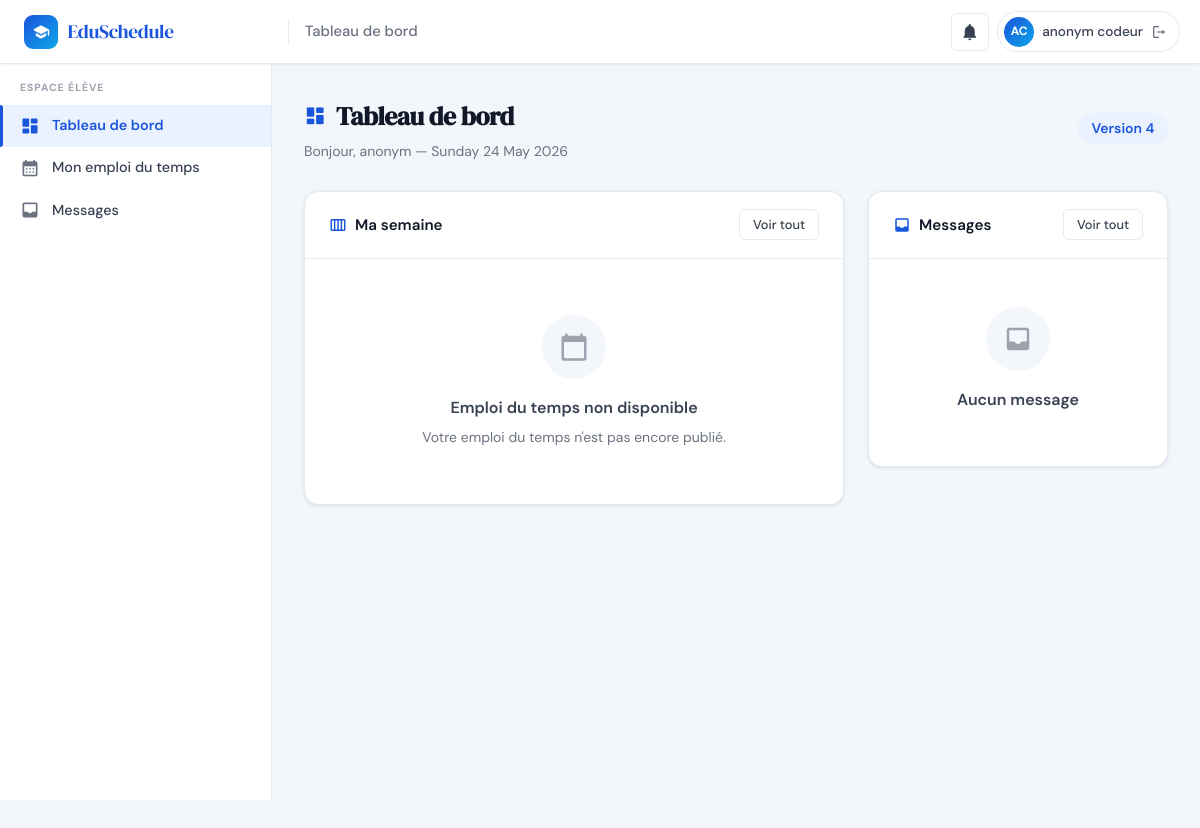
Screenshot of /eleve/dashboard.php (signed in) with the database file from the repository.
### tables this page shows
CREATE TABLE IF NOT EXISTS `utilisateurs` (
  `id`            INT(11)      NOT NULL AUTO_INCREMENT,
  `nom`           VARCHAR(100) NOT NULL,
  `prenom`        VARCHAR(100) NOT NULL,
  `email`         VARCHAR(191) NOT NULL,
  `mot_de_passe`  VARCHAR(255) NOT NULL,
  `role`          ENUM('admin','professeur','eleve') NOT NULL DEFAULT 'eleve',
  `statut`        ENUM('actif','inactif')             NOT NULL DEFAULT 'actif',
  `id_classe`     INT(11)      DEFAULT NULL,
  `date_creation` TIMESTAMP    NOT NULL DEFAULT CURRENT_TIMESTAMP,
  PRIMARY KEY (`id`),
  UNIQUE KEY `uq_email` (`email`),
  KEY `id_classe` (`id_classe`),
  CONSTRAINT `utilisateurs_ibfk_1`
    FOREIGN KEY (`id_classe`) REFERENCES `classes` (`id`) ON DELETE SET NULL
);

### includes/functions.php (called while the page is built, shortened)
<?php
require_once __DIR__ . '/db.php';
function h(string $str): string {
    return htmlspecialchars($str, ENT_QUOTES, 'UTF-8');
}
function getCurrentVersion(): int {
    $row = getDB()->query('SELECT MAX(version) AS v FROM emplois_du_temps')->fetch();
    return $row ? (int)($row['v'] ?? 0) : 0;
}

### includes/auth.php (called while the page is built, shortened)
<?php
function isLoggedIn(): bool {
    return !empty($_SESSION['user_id']);
}
function getCurrentUser(): ?array {
    static $user = null;
    if ($user === null) {
        $stmt = getDB()->prepare('SELECT * FROM utilisateurs WHERE id=? AND statut="actif" LIMIT 1');
        $stmt->execute([$_SESSION['user_id']]);
        $user = $stmt->fetch() ?: null;
    }
    return $user;
}
function getUserInitials(array $user): string {
    return strtoupper(substr($user['prenom'], 0, 1) . substr($user['nom'], 0, 1));
}

### includes/db.php (called while the page is built, shortened)
<?php
function getDB(): PDO {
    static $pdo = null;
    if ($pdo === null) {
        $dsn = 'mysql:host=' . DB_HOST . ';dbname=' . DB_NAME . ';charset=' . DB_CHARSET;
        $options = [
            PDO::ATTR_ERRMODE            => PDO::ERRMODE_EXCEPTION,
            PDO::ATTR_DEFAULT_FETCH_MODE => PDO::FETCH_ASSOC,
            PDO::ATTR_EMULATE_PREPARES   => false,
        ];
        try {
            $pdo = new PDO($dsn, DB_USER, DB_PASS, $options);
        } catch (PDOException $e) {
            http_response_code(500);
            $msg = (getenv('APP_ENV') === 'production')
                ? 'Service temporairement indisponible.'
                : 'Connexion BDD impossible : ' . $e->getMessage();
            die(json_encode(['error' => $msg]));
        }
    }
    return $pdo;
}

### eleve/dashboard.php (the view, shortened to what this page needs)
<?php
require_once __DIR__ . '/../includes/db.php';
require_once __DIR__ . '/../includes/auth.php';
require_once __DIR__ . '/../includes/functions.php';
$currentUser = getCurrentUser();
$pdo = getDB();
$version  = getCurrentVersion();
$idClasse = $currentUser['id_classe'] ?? 0;
$cours = [];
if ($idClasse) {
    $stmt = $pdo->prepare("
        SELECT e.*, m.nom AS mat_nom, m.couleur_hex,
               s.nom AS salle_nom, u.nom AS prof_nom, u.prenom AS prof_prenom,
               c.jour, c.heure_debut, c.heure_fin
        FROM emplois_du_temps e
        JOIN matieres m     ON m.id=e.id_matiere
        JOIN salles s       ON s.id=e.id_salle
        JOIN utilisateurs u ON u.id=e.id_professeur
        JOIN creneaux c     ON c.id=e.id_creneau
        WHERE e.version=? AND e.id_classe=? AND e.statut IN ('valide','confirme')
        ORDER BY FIELD(c.jour,'Lundi','Mardi','Mercredi','Jeudi','Vendredi','Samedi'), c.heure_debut
    ");
    $stmt->execute([$version, $idClasse]);
    $cours = $stmt->fetchAll();
}
$recentMessages = [];
if ($idClasse) {
    $s = $pdo->prepare("
        SELECT m.*, u.nom AS exp_nom, u.prenom AS exp_prenom,
               (SELECT COUNT(*) FROM message_lu ml WHERE ml.id_message=m.id AND ml.id_eleve=?) AS est_lu
        FROM messages m JOIN utilisateurs u ON u.id=m.id_expediteur
        WHERE m.id_classe=? ORDER BY m.date_envoi DESC LIMIT 4
    ");
    $s->execute([$currentUser['id'], $idClasse]);
    $recentMessages = $s->fetchAll();
}
$pageTitle = 'Tableau de bord'; $activeMenu = 'dashboard';
include __DIR__ . '/../includes/header.php';
include __DIR__ . '/../includes/sidebar_eleve.php';
?>
<div class="main-content">
  <div class="page-header">
    <div class="page-header-left">
      <h1 class="page-title"><span class="material-icons-round">dashboard</span> Tableau de bord</h1>
      <p class="page-subtitle">Bonjour, <?= h($currentUser['prenom']) ?> — <?= date('l d F Y') ?></p>
    </div>
    <?php if ($version > 0): ?>
    <span class="badge badge-primary" style="font-size:.875rem;padding:.4rem .85rem">Version <?= $version ?></span>
    <?php endif; ?>
  </div>
  <div style="display:grid;grid-template-columns:1fr 300px;gap:1.5rem;align-items:start" class="db-grid">
    <div class="card">
      <div class="card-header">
        <div class="card-header-title"><span class="material-icons-round">calendar_view_week</span> Ma semaine</div>
        <a href="<?= APP_URL ?>/eleve/emploi_du_temps.php" class="btn btn-sm btn-outline">Voir tout</a>
      </div>
      <div class="card-body">
        <?php if (empty($cours)): ?>
        <div class="empty-state" style="padding:2rem">
          <div class="empty-state-icon"><span class="material-icons-round">calendar_today</span></div>
          <h3>Emploi du temps non disponible</h3>
          <p>Votre emploi du temps n'est pas encore publié.</p>
        </div>
        <?php endif; ?>
      </div>
    </div>
    <div class="card">
      <div class="card-header">
        <div class="card-header-title"><span class="material-icons-round">inbox</span> Messages</div>
        <a href="<?= APP_URL ?>/eleve/messages.php" class="btn btn-sm btn-outline">Voir tout</a>
      </div>
      <?php if (empty($recentMessages)): ?>
      <div class="card-body"><div class="empty-state" style="padding:1.5rem 1rem">
        <div class="empty-state-icon"><span class="material-icons-round">inbox</span></div>
        <h3>Aucun message</h3>
      </div></div>
      <?php endif; ?>
    </div>
  </div>
</div>
</body></html>

### includes/header.php (shortened to what this page needs)
<?php
require_once __DIR__ . '/functions.php';
require_once __DIR__ . '/auth.php';
$currentUser = getCurrentUser();
$pageTitle   = $pageTitle  ?? APP_NAME;
$initials    = $currentUser ? getUserInitials($currentUser) : '?';
$userName    = $currentUser ? ($currentUser['prenom'] . ' ' . $currentUser['nom']) : '';
$notifUrl = match($currentUser['role'] ?? '') {
    'admin'      => APP_URL . '/admin/notifications.php',
    'professeur' => APP_URL . '/professeur/notifications.php',
    default      => '#',
};
?>
<!DOCTYPE html>
<html lang="fr">
<head>
  <link rel="stylesheet" href="<?= APP_URL ?>/assets/css/main.css">
</head>
<body>
<header class="topbar">
  <div class="topbar-brand">
    <div class="topbar-brand-icon"><span class="material-icons-round">school</span></div>
    <?= APP_NAME ?>
  </div>
  <span class="topbar-page-title"><?= h($pageTitle) ?></span>
  <div class="topbar-actions">
    <a href="<?= $notifUrl ?>" class="topbar-icon-btn" title="Notifications">
      <span class="material-icons-round">notifications</span>
    </a>
    <div class="user-chip" onclick="window.location='<?= APP_URL ?>/logout.php'">
      <div class="user-avatar"><?= h($initials) ?></div>
      <span class="user-name"><?= h($userName) ?></span>
      <span class="material-icons-round" style="font-size:16px;color:var(--text-muted)">logout</span>
    </div>
  </div>
</header>

### rows the page displays
utilisateurs: initials "AC", userName "anonym codeur", prenom "anonym"

### other values shown
APP_NAME "EduSchedule"
$pageTitle "Tableau de bord"
$label "Tableau de bord"
$label "Mon emploi du temps"
$label "Messages"
$version "4"
